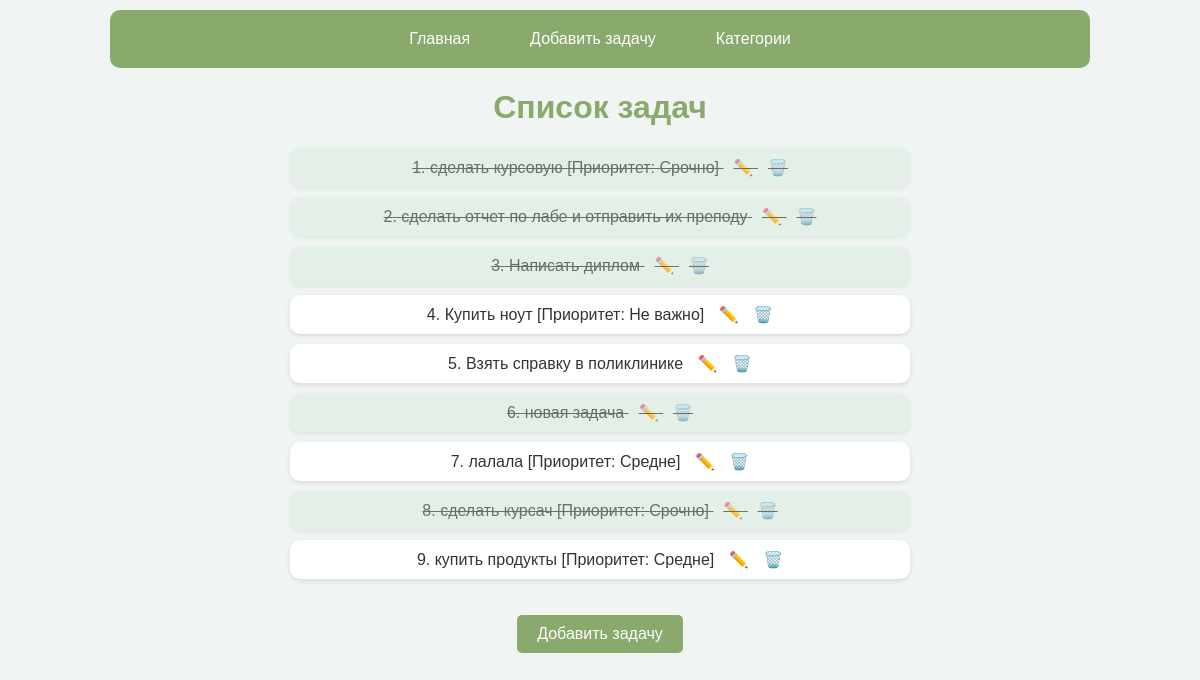
The app's page /, older data.
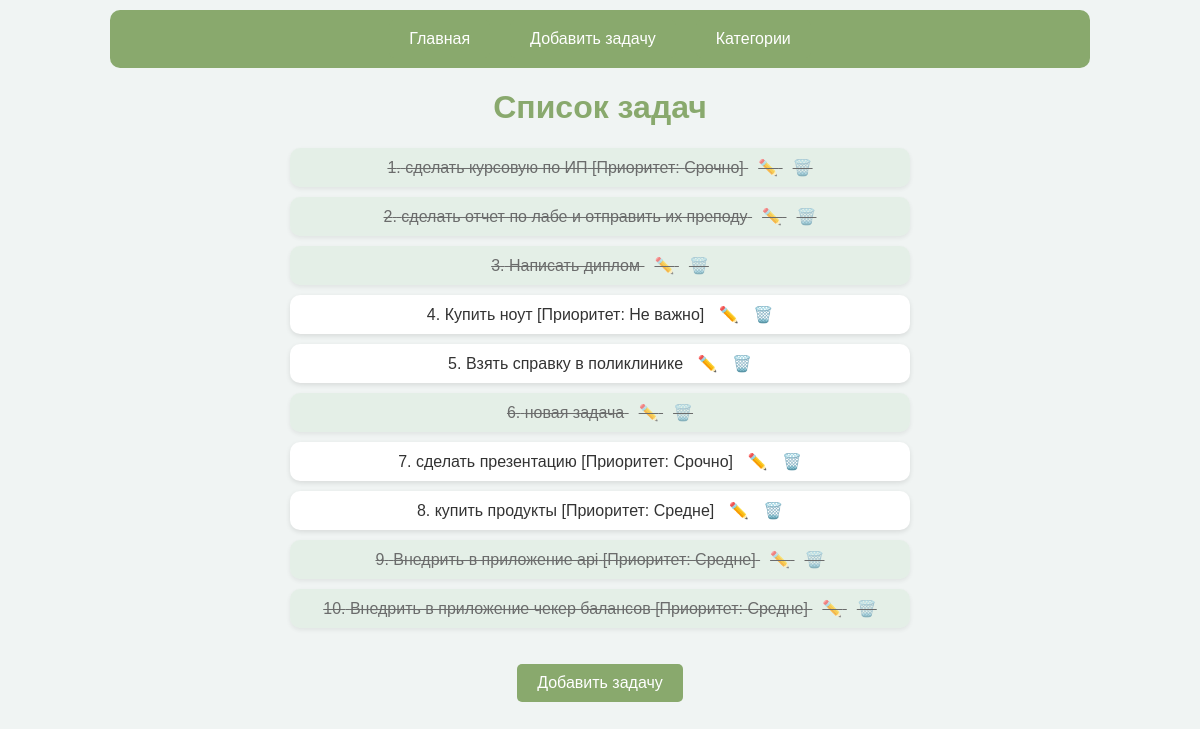
The same page, newer data.
### tasks/models.py (models this page shows, shortened)
class Task(models.Model):
    title = models.CharField(max_length=200)
    description = models.TextField(blank=True, max_length=300)
    completed = models.BooleanField(default=False)
    category = models.ForeignKey(Category, on_delete=models.CASCADE, null=True, blank=True)
    priority = models.ForeignKey(Priority, on_delete=models.SET_NULL, null=True, blank=True)

class Priority(models.Model):
    level = models.CharField(max_length=50)
    class Meta:
        verbose_name_plural = "Priorities"

### tasks/views.py (the view)
# urls.py: path('', views.task_list, name='task_list'),
def task_list(request):
    tasks = Task.objects.all()
    return render(request, 'tasks/task_list.html', {'tasks': tasks})

### tasks/templates/tasks/task_list.html (shortened to what this page needs)
{% extends "base.html" %}
{% block content %}
<div class="task-container">
    <h1>Список задач</h1>
    <ul>
        {% for task in tasks %}
        <li class="task {% if task.completed %}done{% endif %}">
            <span class="task-number">{{ forloop.counter }}.</span>
            <span class="task-title">{{ task.title }}</span>
            {% if task.priority %}
            <span class="task-priority">[Приоритет: {{ task.priority.level }}]</span>
            {% endif %}
            <a href="{% url 'task_update' task.id %}" class="edit-btn">✏️</a>
            <a href="{% url 'task_delete' task.id %}" class="delete-btn">🗑️</a>
        </li>
        {% empty %}
        <li>Нет задач</li>
        {% endfor %}
    </ul>
    <a href="{% url 'task_create' %}" class="add-btn">Добавить задачу</a>
</div>
{% endblock %}

### tasks/templates/base.html (shortened to what this page needs)
<!DOCTYPE html>
<html lang="ru">
<head>
    {% load static %}
    <link rel="stylesheet" href="{% static 'css/style.css' %}">
</head>
<body>
    <nav>
        <ul class="nav-menu">
            <li><a href="{% url 'task_list' %}" class="nav-btn">Главная</a></li>
            <li><a href="{% url 'task_create' %}" class="nav-btn">Добавить задачу</a></li>
            <li><a href="{% url 'category_list' %}" class="nav-btn">Категории</a></li>
        </ul>
    </nav>
    <div class="container">
        {% block content %}{% endblock %}
    </div>
</body>
</html>

### tasks/static/css/style.css (style rules this page uses)
body { font-family: Arial, sans-serif; background-color: #f0f4f3; color: #333; text-align: center; margin: 0; padding: 0; }
h1 { color: #89a96d; }
ul { list-style-type: none; padding: 0; }
.task { background: #fff; padding: 10px; margin: 10px auto; width: 50%; border-radius: 10px; box-shadow: 0 2px 5px rgba(0, 0, 0, 0.1); position: relative; }
.task.done { text-decoration: line-through; background: rgba(76, 175, 80, 0.1); opacity: 0.7; }
.add-btn, .task-form button { display: inline-block; background: #89a96d; color: white; padding: 10px 20px; border-radius: 5px; text-decoration: none; margin-top: 20px; transition: background-color 0.3s; border: none; cursor: pointer; font-size: 16px; }
.nav-menu { display: flex; justify-content: center; padding: 10px; background-color: #89a96d; border-radius: 10px; margin: 10px auto; width: 80%; }
.nav-btn { display: inline-block; background: #89a96d; color: white; padding: 10px 20px; border-radius: 5px; text-decoration: none; margin: 0 10px; transition: background-color 0.3s; }
.edit-btn { color: blue; text-decoration: none; margin-left: 10px; }
.delete-btn { color: red; text-decoration: none; margin-left: 10px; }

Row changes from the older to the newer data that the page shows:
removed Task: title "лалала", priority.level "Средне", completed False (drawn)
changed Task: title "сделать курсовую" → "сделать курсовую по ИП"
changed Task: completed True → False (drawn); title "сделать курсач" → "сделать презентацию"
added Task: title "Внедрить в приложение api", priority.level "Средне", completed True (drawn)
added Task: title "Внедрить в приложение чекер балансов", priority.level "Средне", completed True (drawn)
